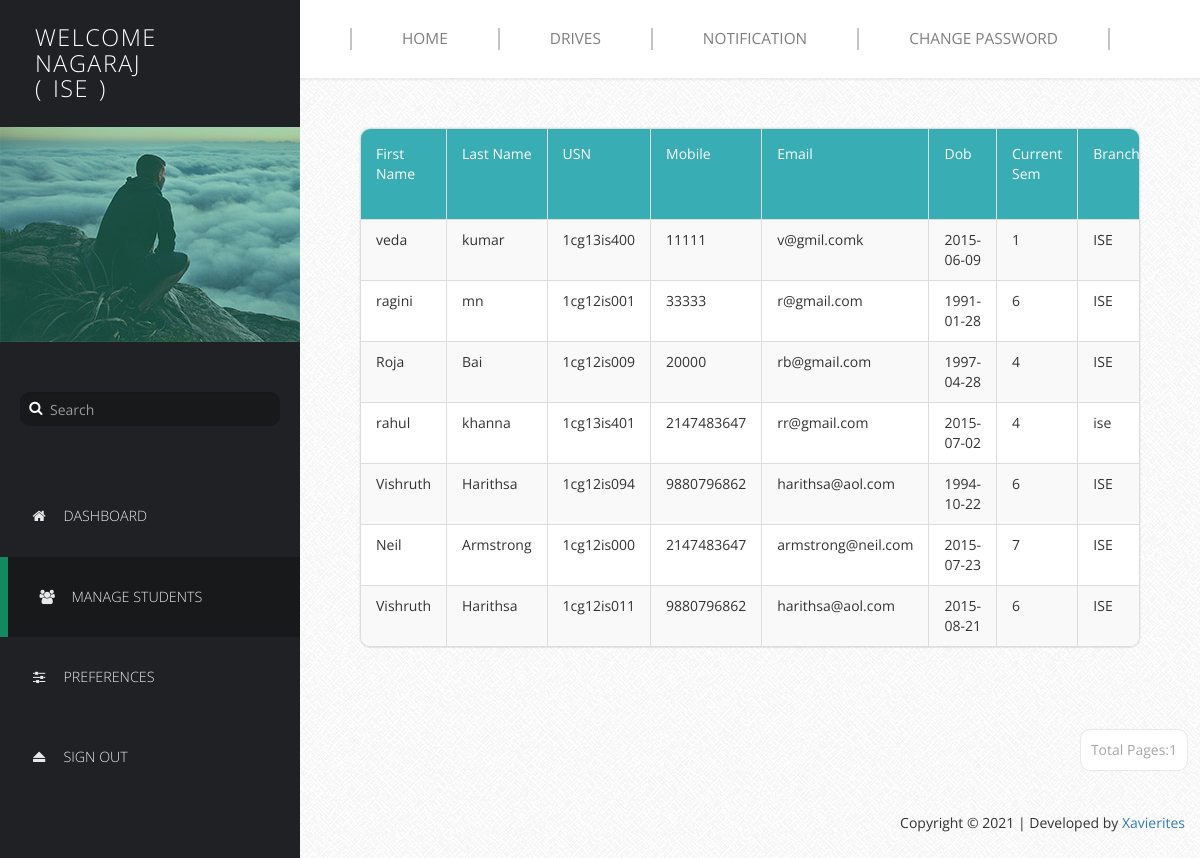
Screenshot of /Profilers/HODProfile/manage-users1.php (signed in) with the database file from the repository.
### tables this page shows
CREATE TABLE `basicdetails` (
  `Id` int(11) NOT NULL,
  `FirstName` varchar(25) NOT NULL,
  `LastName` varchar(25) NOT NULL,
  `USN` varchar(10) NOT NULL,
  `Mobile` bigint(11) NOT NULL,
  `Email` varchar(255) NOT NULL,
  `DOB` date NOT NULL,
  `Sem` int(11) NOT NULL,
  `Branch` varchar(15) NOT NULL,
  `SSLC` float NOT NULL,
  `PU/Dip` float NOT NULL,
  `BE` float NOT NULL,
  `Backlogs` int(11) NOT NULL,
  `HofBacklogs` tinyint(1) NOT NULL,
  `DetainYears` int(11) NOT NULL,
  `Approve` tinyint(1) NOT NULL DEFAULT 0,
  `ApprovalDate` date NOT NULL
);

### Profilers/HODProfile/manage-users1.php (the view, shortened to what this page needs)
<!DOCTYPE html>
<html lang="en">
  <head>
    <link href="css/font-awesome.min.css" rel="stylesheet">
    <link href="css/bootstrap.min.css" rel="stylesheet">
    <link href="css/templatemo-style.css" rel="stylesheet">
  </head>
  <body>
    <div class="templatemo-flex-row">
      <div class="templatemo-sidebar">
        <header class="templatemo-site-header">
          <?php
		  $Welcome = "Welcome";
          echo "<h1>" . $Welcome . "<br>". $_SESSION['husername']. "</h1>";
		 echo "<br>";
		 echo "<h1>(</h1>";
		    echo "<h1>" . $_SESSION['department']. "</h1>";
            echo "<h1>)</h1>";
		  ?>
        </header>
        <div class="profile-photo-container">
          <img src="images/profile-photo.jpg" alt="Profile Photo" class="img-responsive">
          <div class="profile-photo-overlay"></div>
        </div>
        <form class="templatemo-search-form" role="search">
          <div class="input-group">
              <button type="submit" class="fa fa-search"></button>
              <input type="text" class="form-control" placeholder="Search" name="srch-term" id="srch-term">
          </div>
        </form>
        <nav class="templatemo-left-nav">
          <ul>
            <li><a href="login.php"><i class="fa fa-home fa-fw"></i>Dashboard</a></li>
            <li><a href="#" class="active"><i class="fa fa-users fa-fw"></i>Manage Students</a></li>
            <li><a href="preferences.php"><i class="fa fa-sliders fa-fw"></i>Preferences</a></li>
            <li><a href="logout.php"><i class="fa fa-eject fa-fw"></i>Sign Out</a></li>
          </ul>
        </nav>
      </div>
      <div class="templatemo-content col-1 light-gray-bg">
        <div class="templatemo-top-nav-container">
          <div class="row">
            <nav class="templatemo-top-nav col-lg-12 col-md-12">
              <ul class="text-uppercase">
                <li><a href="../../Homepage/index.php">Home </a></li>
                <li><a href="../../Drives/index.php">Drives</a></li>
                     <li><a href="Notif.php">Notification</a></li>
                <li><a href="Change Password.php">Change Password</a></li>
              </ul>
            </nav>
          </div>
        </div>
        <div class="templatemo-content-container">
          <div class="templatemo-content-widget no-padding">
            <div class="panel panel-default table-responsive">
              <table class="table table-striped table-bordered templatemo-user-table">
                <thead>
                  <tr>
					<td><a  class="white-text templatemo-sort-by">First Name </a></td>
                    <td><a class="white-text templatemo-sort-by">Last Name </a></td>
                    <td><a class="white-text templatemo-sort-by">USN</a></td>
                    <td><a  class="white-text templatemo-sort-by">Mobile</a></td>
					   <td><a class="white-text templatemo-sort-by">Email</a></td>
                       <td><a  class="white-text templatemo-sort-by">Dob </a></td>
   <td><a class="white-text templatemo-sort-by">Current Sem</a></td>
   <td><a  class="white-text templatemo-sort-by">Branch</a></td>
				  </thead>
			   <?php
$p = $_SESSION['department'];
$num_rec_per_page=15;
		      $mysqli = new mysqli('remotemysql.com','NG73FMUEBv','AOMDJxJRXe','NG73FMUEBv');
	if (isset($_GET["page"])) { $page  = $_GET["page"]; } else { $page=1; };
$start_from = ($page-1) * $num_rec_per_page;
$sql = "SELECT * FROM basicdetails WHERE Branch='$p' LIMIT $start_from, $num_rec_per_page";
$rs_result = mysqli_query($mysqli,$sql);
while ($row = mysqli_fetch_assoc($rs_result))
{
            print "<tr>";
print "<td>" . $row['FirstName'] . "</td>";
print "<td>" . $row['LastName'] . "</td>";
print "<td>" . $row['USN'] . "</td>";
print "<td>" . $row['Mobile'] . "</td>";
print "<td>" . $row['Email'] . "</td>";
print "<td>" . $row['DOB'] . "</td>";
print "<td>" . $row['Sem'] . "</td>";
print "<td>" . $row['Branch'] . "</td>";
print "</tr>";
}
?>
              </table>
			  </div>
			  </div>
			  </div>
  <div class="pagination-wrap">
  <ul class="pagination">
			  <?php
$num_rec_per_page=15;
	    $mysqli = new mysqli('remotemysql.com','NG73FMUEBv','AOMDJxJRXe','NG73FMUEBv');
$sql = "SELECT * FROM basicdetails where Branch='$p'";
$rs_result = mysqli_query($mysqli,$sql);
$total_records = mysqli_num_rows($rs_result);
$totalpage = ceil($total_records / $num_rec_per_page);
$currentpage = (isset($_GET['page']) ? $_GET['page'] : 1);
	 if($currentpage == 0)
	{
	}
	else if( $currentpage >= 1  &&  $currentpage <= $totalpage  )
	{
	 echo "<li><a>Total Pages:".$totalpage."</a></li>";
}
 ?>
</ul>
</div>
          <div class="templatemo-flex-row flex-content-row">
            <div class="col-1">
          </div>
          <footer class="text-right">
           <p>Copyright &copy; 2021 | Developed by
              <a href="" target="_parent">Xavierites</a>
          </footer>
        </div>
      </div>
    </div>
  </body>
</html>

### Profilers/HODProfile/css/templatemo-style.css (style rules this page uses)
* { font-family: 'Open Sans', sans-serif; }
body { font-size: 13px; }
body, .templatemo-left-nav { background: #1f2124; }
h1, h2, h3 { margin: 0; }
ul { list-style-type: none; margin: 0; padding: 0; }
nav li { font-size: 1.1em; list-style: none; text-transform: uppercase; }
.white-text { color: white; }
.light-gray-bg { font-family:"Trebuchet MS", "Myriad Pro", Arial, sans-serif; font-size:14px; background:#f4f4f4 url(../images/bg.png) repeat top left; color:#333; overflow-y:scroll; }
footer { padding: 15px; }
.templatemo-sidebar { width: 300px; }
.templatemo-site-header { margin: 25px 30px; }
.templatemo-site-header h1 { color: white; display: inline-block; font-size: 1.8em; font-weight: 300; letter-spacing: 1.5px; margin: 0 5px; text-transform: uppercase; vertical-align: middle; }
.profile-photo-container { position: relative; }
.profile-photo-overlay { background-color: rgba(4, 152, 114, 0.35); position: absolute; top: 0; left: 0; width: 100%; height: 100%; transition: all 0.3s ease; }
.templatemo-search-form { font-size: 1.1em; margin: 50px 20px; }
.templatemo-search-form .input-group { width: 100%; }
.templatemo-search-form .input-group .form-control { background-color: #18191b; border: none; border-radius: 10px; color: #DDD; padding-left: 30px; }
.templatemo-search-form .input-group { position: relative; }
.fa-search { height:32px; width:32px; border: none; cursor: pointer; color:white; background:transparent; position:absolute; top: 0; left: 0; z-index: 100; }
.templatemo-left-nav li { font-weight: 300; }
.templatemo-left-nav a.active, .templatemo-left-nav a:hover { background: #18191b; border-left: 8px solid #13895F; }
.templatemo-left-nav a { color: #e9e9ea; display: block; padding: 30px; transition: all 0.3s ease; }
.templatemo-left-nav .fa { margin-right: 15px; }
.templatemo-top-nav-container { background-color: white; padding: 28px 50px; box-shadow: 0px 0px 2px 2px rgba(161, 159, 159, 0.18); }
.templatemo-top-nav li { float: left; list-style: none; }
.templatemo-top-nav a { color: #7f7f7f; display: block; padding: 0 50px; border-left: 2px solid #c5c5c5; }
.templatemo-top-nav li:last-child a { border-right: 2px solid #c5c5c5; }
.templatemo-content { margin-top: 0px; min-height: 600px; padding: 0; overflow-x: hidden; }
.templatemo-content-container { padding: 40px 50px; }
.templatemo-flex-row { display: -webkit-flex; display: -ms-flexbox; display: flex; }
.col-1 { -webkit-flex: 1; -ms-flex: 1; flex: 1; }
.templatemo-content-widget { border-radius: 10px; padding: 30px; position: relative; margin: 10px; box-shadow: 0px 0px 1px 1px rgba(161, 159, 159, 0.1); }
.templatemo-content-widget.no-padding { padding: 0; }
.panel { border-radius: 10px; }
.pagination-wrap { margin-right: 10px; text-align: right; }
.pagination>li>a { border-color: #E9E8E8; color: #a6a6a6; margin: 2px; padding: 10px; }
.pagination>li>a, .pagination>li:first-child>a, .pagination>li:last-child>a { border-radius: 10px; }
.table { margin-bottom: 0; }
.table>tbody>tr>td { padding: 10px 15px; }
.table>thead>tr>td { padding: 15px; }
.templatemo-user-table thead { background-color: #39ADB4; color: white; }
.panel>.table-responsive:last-child>.table:last-child, .panel>.table:last-child { border-bottom-right-radius: 10px; border-bottom-left-radius: 10px; }
.panel>.table:first-child { border-top-left-radius: 10px; border-top-right-radius: 10px; }
@media only screen and (min-width: 768px) { .templatemo-left-nav { display: block !important; } }

### rows the page displays
basicdetails: FirstName "veda", LastName "kumar", USN "1cg13is400", Mobile "11111", Email "v@gmil.comk", DOB "2015-06-09", Sem "1", Branch "ISE"
basicdetails: FirstName "ragini", LastName "mn", USN "1cg12is001", Mobile "33333", Email "r@gmail.com", DOB "1991-01-28", Sem "6", Branch "ISE"
basicdetails: FirstName "Roja", LastName "Bai", USN "1cg12is009", Mobile "20000", Email "rb@gmail.com", DOB "1997-04-28", Sem "4", Branch "ISE"
basicdetails: FirstName "rahul", LastName "khanna", USN "1cg13is401", Mobile "2147483647", Email "rr@gmail.com", DOB "2015-07-02", Sem "4", Branch "ise"
basicdetails: FirstName "Vishruth", LastName "Harithsa", USN "1cg12is094", Mobile "9880796862", Email "harithsa@aol.com", DOB "1994-10-22", Sem "6", Branch "ISE"
basicdetails: FirstName "Neil", LastName "Armstrong", USN "1cg12is000", Mobile "2147483647", Email "armstrong@neil.com", DOB "2015-07-23", Sem "7", Branch "ISE"
basicdetails: FirstName "Vishruth", LastName "Harithsa", USN "1cg12is011", Mobile "9880796862", Email "harithsa@aol.com", DOB "2015-08-21", Sem "6", Branch "ISE"

### other values shown
$Welcome "WELCOME"
$_SESSION['husername'] "NAGARAJ"
$_SESSION['department'] "ISE"
$totalpage "1"
